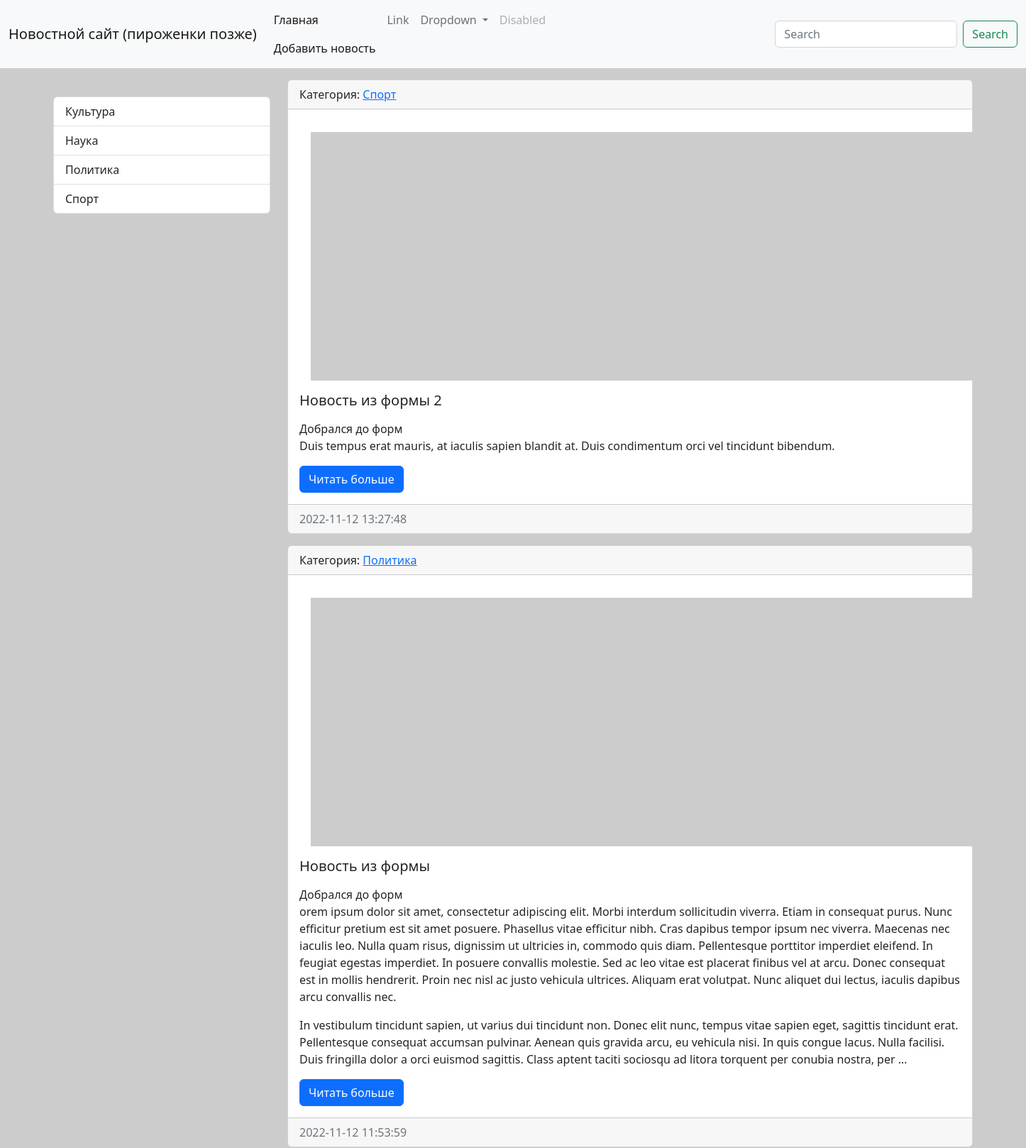
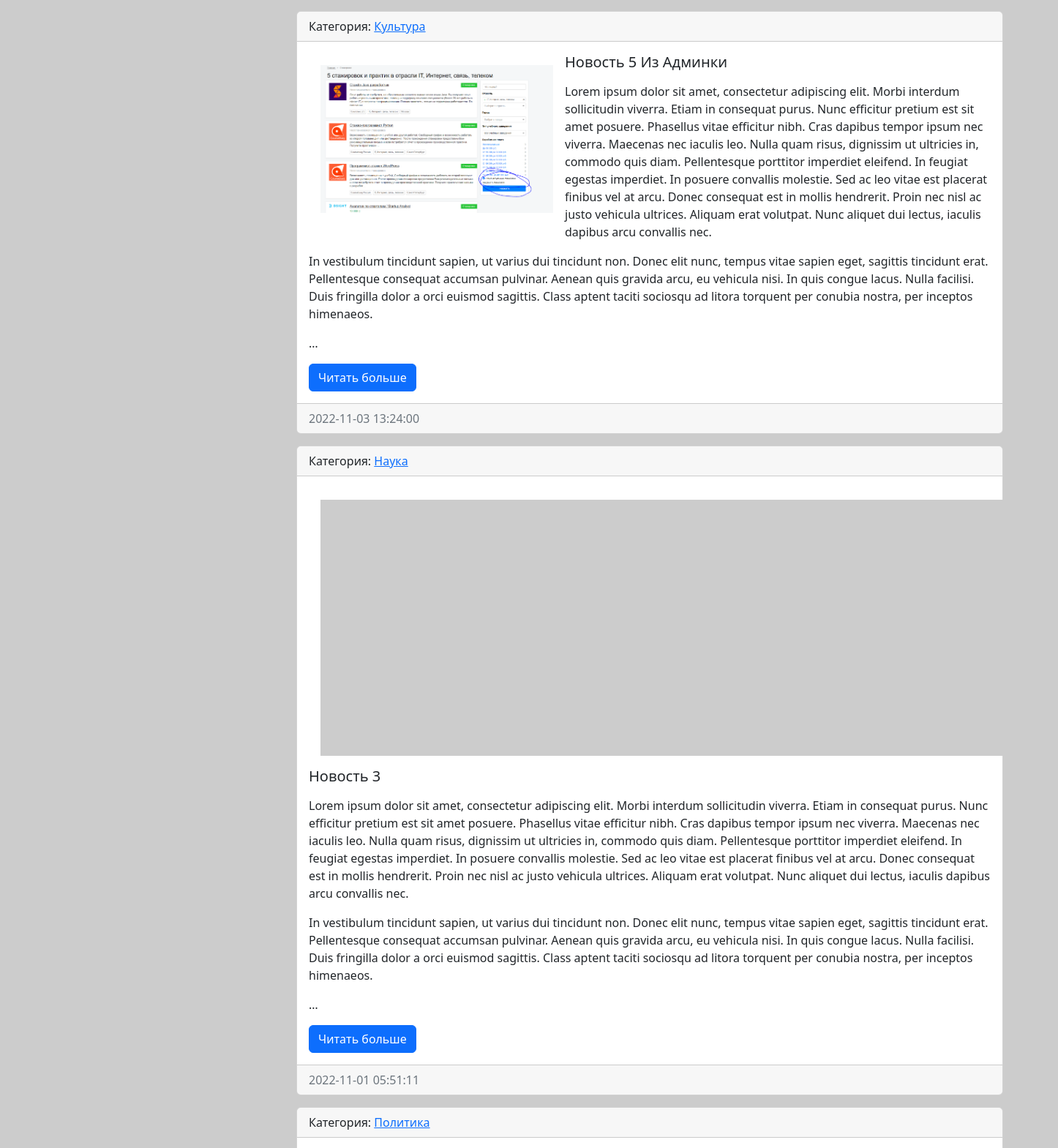
The page / (upper part) on the database its author committed (2 pictures, top to bottom).
### news/models.py (models this page shows, shortened)
class Category(models.Model):
    title = models.CharField(max_length=150, db_index=True, verbose_name='Наименование категории')
    def get_absolute_url(self):
        return reverse('category', kwargs={"category_id": self.pk})
    def __str__(self):
        return self.title
    class Meta:
        verbose_name = 'Категория'
        verbose_name_plural = 'Категории'
        ordering = ['title']

class News(models.Model):
    title = models.CharField(max_length=150, verbose_name='Наименование')
    content = models.TextField(blank=True, verbose_name='Контент')
    created_at = models.DateTimeField(auto_now_add=True, verbose_name='Дата_Публикации')
    update_at = models.DateTimeField(auto_now=True, verbose_name='Обновлено')
    photo = models.ImageField(upload_to='photos/%Y/%m/%d/', verbose_name='Фото', blank=True)
    is_published = models.BooleanField(default=True, verbose_name='Опубликовано')
    category = models.ForeignKey('Category', on_delete=models.PROTECT, verbose_name='Категория')
    def get_absolute_url(self):
        return reverse('view_news', kwargs={"pk": self.pk})
    class Meta:
        verbose_name = 'Новость'
        verbose_name_plural = 'Новости'
        ordering = ['-created_at', '-title']

### news/views.py (the view)
# urls.py: path('', HomeNews.as_view(), name='home'),
class HomeNews(ListView):
	model = News
	template_name = 'news/home_news_list.html'
	context_object_name = 'news'
	extra_context = {'title': 'Главная'}
	def get_context_data(self, *, object_list=None, **kwargs):
		context = super().get_context_data(**kwargs)
		context['title'] = 'Главная страница'
		return context
	def get_queryset(self):
		return News.objects.filter(is_published=True)

### news/templatetags/news_tags.py (called while the page is built)
@register.simple_tag(name='get_list_categories')
def get_categories():
    return Category.objects.all()

### news/templates/news/home_news_list.html (shortened to what this page needs)
{% extends 'base.html' %}
{% block sidebar %}
{% include 'inc/_sidebar.html' %}
{% endblock %}
{% block content %}
{% for item in object_list %}
<div class="card mb-3">
    <div class="card-header">
        Категория: <a href="{{ item.category.get_absolute_url }}">{{ item.category }}</a>
    </div>
    <div class="card-body">
        <div class="media">
            {% if item.photo %}
            <img src="{{ item.photo.url }}" alt="" width="350" class="float-start p-3">
            {% else %}
            <img src="https://picsum.photos/id/1060/350/235/?blur=2" alt="" class="float-start p-3">
            {% endif %}
        <div class="media-body">
                <h5 class="card-title">{{ item.title }}</h5>
                <p class="card-text">{{ item.content|linebreaks|truncatewords:"150" }}</p>
                <a href="{{ item.get_absolute_url }}" class="btn btn-primary">Читать больше</a>
            </div>
        </div>
    </div>
    <div class="card-footer text-muted">
        {{ item.created_at|date:"Y-m-d H:i:s" }}
    </div>
</div>
{% endfor %}
{% endblock %}

### templates/inc/_sidebar.html (shortened to what this page needs)
﻿{% load news_tags %}
<div class="list-group">
    {% get_list_categories as categories %}
    {% for item in categories %}
    <a href="{% url 'category' item.pk %}" class="list-group-item list-group-item-action">{{ item.title }}</a>
    {% endfor %}
</div>
<br>

### Web_proekt/static/css/style.css (style rules this page uses)
body { background-color: #ccc; }

### rows shown on the page
Category: title "Культура"
Category: title "Наука"
Category: title "Политика"
Category: title "Спорт"
News: category "Спорт", title "Новость из формы 2", content "Добрался до форм Duis tempus erat mauris, at iaculis sapien blandit at. Duis condimentum orci vel tincidunt bibendum.", created_at "2022-11-12 13:27:48"
News: category "Политика", title "Новость из формы", content "Добрался до форм orem ipsum dolor sit amet, consectetur adipiscing elit. Morbi interdum sollicitudin viverra. Etiam in consequat purus. Nunc efficitur pretium est sit amet posuere. Phasellus vitae efficitur nibh. Cras dapibus tempor ipsum nec viverra. Maecenas nec iaculis leo. Nulla quam risus, dignissim ut ultricies in, commodo quis diam. Pellentesque porttitor imperdiet eleifend. In feugiat egestas imperdiet. In posuere convallis molestie. Sed ac leo vitae est placerat finibus vel at arcu. Donec consequat est in mollis hendrerit. Proin nec nisl ac justo vehicula ultrices. Aliquam erat volutpat. Nunc aliquet dui lectus, iaculis dapibus arcu convallis nec. In vestibulum tincidunt sapien, ut…", created_at "2022-11-12 11:53:59"
News: category "Культура", photo (picture), title "Новость 5 Из Админки", content "Lorem ipsum dolor sit amet, consectetur adipiscing elit. Morbi interdum sollicitudin viverra. Etiam in consequat purus. Nunc efficitur pretium est sit amet posuere. Phasellus vitae efficitur nibh. Cras dapibus tempor ipsum nec viverra. Maecenas nec iaculis leo. Nulla quam risus, dignissim ut ultricies in, commodo quis diam. Pellentesque porttitor imperdiet eleifend. In feugiat egestas imperdiet. In posuere convallis molestie. Sed ac leo vitae est placerat finibus vel at arcu. Donec consequat est in mollis hendrerit. Proin nec nisl ac justo vehicula ultrices. Aliquam erat volutpat. Nunc aliquet dui lectus, iaculis dapibus arcu convallis nec. In vestibulum tincidunt sapien, ut varius dui…", created_at "2022-11-03 13:24:00"
News: category "Наука", title "Новость 3", content "Lorem ipsum dolor sit amet, consectetur adipiscing elit. Morbi interdum sollicitudin viverra. Etiam in consequat purus. Nunc efficitur pretium est sit amet posuere. Phasellus vitae efficitur nibh. Cras dapibus tempor ipsum nec viverra. Maecenas nec iaculis leo. Nulla quam risus, dignissim ut ultricies in, commodo quis diam. Pellentesque porttitor imperdiet eleifend. In feugiat egestas imperdiet. In posuere convallis molestie. Sed ac leo vitae est placerat finibus vel at arcu. Donec consequat est in mollis hendrerit. Proin nec nisl ac justo vehicula ultrices. Aliquam erat volutpat. Nunc aliquet dui lectus, iaculis dapibus arcu convallis nec. In vestibulum tincidunt sapien, ut varius dui…", created_at "2022-11-01 05:51:11"
News: category "Политика"
